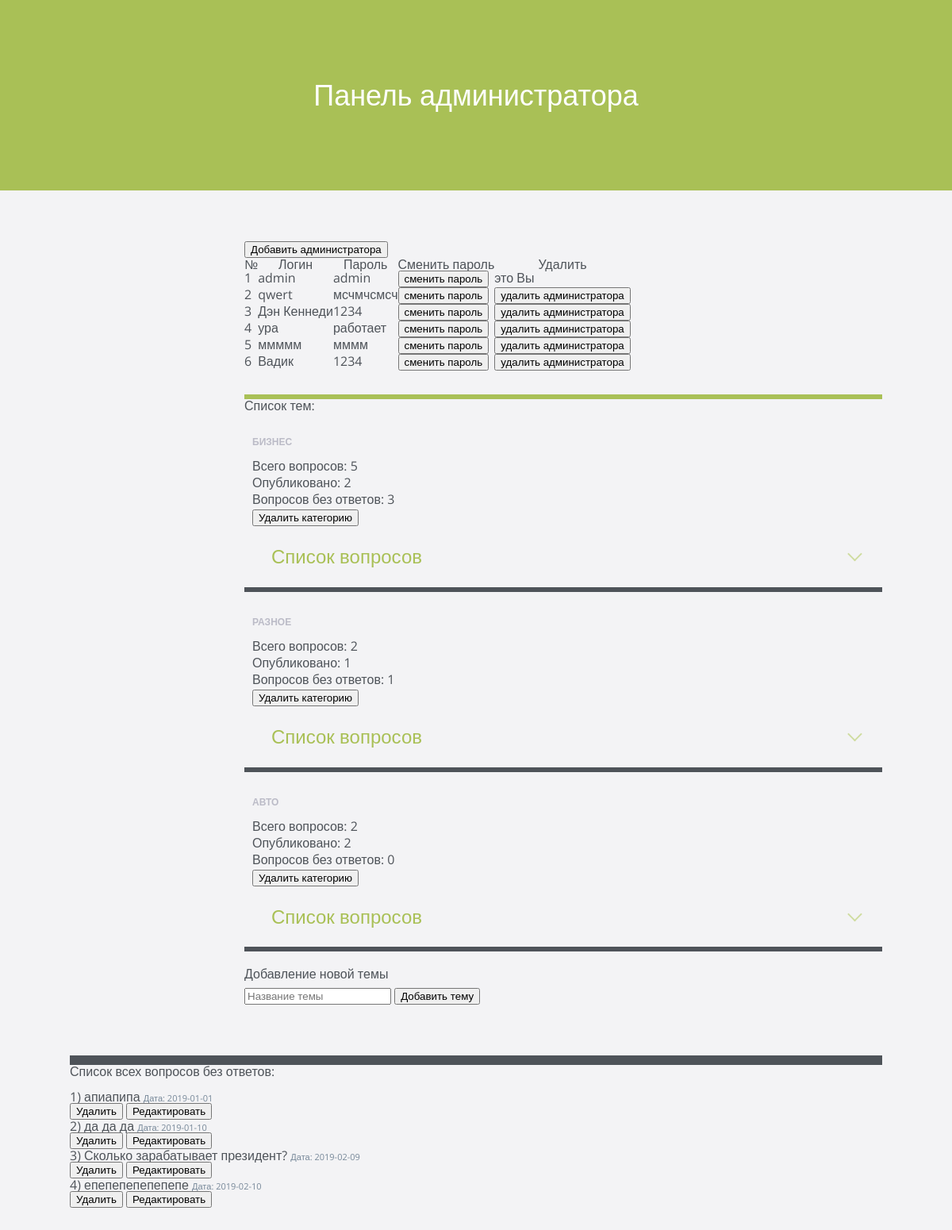
/controlPanel.php, run on the app's committed database.
### tables this page shows
CREATE TABLE IF NOT EXISTS `category` (
  `id` int(11) NOT NULL AUTO_INCREMENT,
  `category` varchar(255) NOT NULL,
  PRIMARY KEY (`id`)
);

CREATE TABLE IF NOT EXISTS `questions` (
  `id` int(11) NOT NULL AUTO_INCREMENT,
  `question` varchar(255) NOT NULL,
  `id_category` int(255) NOT NULL,
  `answered` int(11) NOT NULL,
  `userName` varchar(255) NOT NULL,
  `email` varchar(255) NOT NULL,
  `create_date` date DEFAULT NULL,
  `status` int(11) DEFAULT NULL,
  PRIMARY KEY (`id`)
);

### model/Users.php (called while the page is built, shortened)
<?php
class Users
{
    static $connect = null;
    public function newConnect()
    {
        self::$connect = connect::get();
    }
    public function getAdmins()
    {
        $sth = self::$connect->prepare('SELECT id,login,password FROM admins');
        $sth->execute();
        $resultAdmins = $sth->fetchAll(PDO::FETCH_ASSOC);
        return $resultAdmins;
    }
}

### model/Questions.php (called while the page is built, shortened)
<?php
class Questions
{
	static $connect = null;
	public function newConnect(){
		self::$connect = connect::get();
	}
    public function getCategoryes() {
		$sth = self::$connect->prepare('SELECT id, category FROM category');
		$sth->execute();
		$results = $sth->fetchAll(PDO::FETCH_ASSOC);
		return $results;
    }
    public function getNotAnsweredQuestions() {
        $sth = self::$connect->prepare('SELECT id, question, id_category, answered, userName, email, create_date, status FROM questions
                                          WHERE NOT(answered = 1)
                                        ORDER BY create_date');
        $sth->execute();
        $results = $sth->fetchAll(PDO::FETCH_ASSOC);
        return $results;
    }
    public function getQuestionsByCategory($category) {
        $sql ="SELECT id, question, id_category, answered, userName, email, create_date, status FROM questions
                WHERE id_category= :id_category ";
        $sth = self::$connect->prepare($sql);
        $sth->bindValue(':id_category', $category, PDO::PARAM_INT);
        $sth->execute();
        $results = $sth->fetchAll(PDO::FETCH_ASSOC);
        return $results;
    }
    public function getCountQuestion($category, $answered) {
    	$sql ="SELECT COUNT(*) as count
    			FROM questions
    			WHERE id_category = :id_category" . ($answered ? " AND answered = 1" :"");
    	$sth = self::$connect->prepare($sql);
    	$sth->bindValue(':id_category', $category, PDO::PARAM_INT);
		$sth->execute();
		$results = (int)$sth->fetch(PDO::FETCH_ASSOC)['count'];
		return $results;
    }
}

### templates/themes_table.php (the view, shortened to what this page needs)
<div class="line"></div>
<h2>Список тем: </h2>
<ul class="cd-faq-group">
    <?php
    foreach ($categoryes as $result => $value) {
        $group = $value['category'];
        $id_category = $value['id'];
        $countAll = $model->getCountQuestion($id_category, false);
        $countAnswered = $model->getCountQuestion($id_category,true);
        $countNotAnswered = $countAll - $countAnswered;
        ?>
        <div style="margin-left: 10px;">
            <form id="deleteCategory" action="controller.php" method="post">
                <li class="cd-faq-title"><?php echo "<h2>$group</h2>"; ?></li>
                <div style="margin-bottom: 5px;">
                    Всего вопросов: <?=$countAll;?>
                </div>
                <div style="margin-bottom: 5px;">
                    Опубликовано: <?=$countAnswered;?>
                </div>
                <div style="margin-bottom: 5px;">
                    Вопросов без ответов: <?=$countNotAnswered;?>
                </div>
                <input type="submit" value="Удалить категорию">
            </form>
            <a class="cd-faq-trigger" href="#0">Список вопросов</a>
                <?php
                $questions = $model->getQuestionsByCategory($id_category);
                ?>
        </div>
        <div class="line-hr"></div>
    <?php } ?>
</ul>
<div style="margin-top: 20px">
    <h2>Добавление новой темы</h2>
</div>
<div style="margin-top: 10px">
    <form id="categoryName" action="controller.php" method="POST" enctype="">
        <input type="text" name="categoryName" placeholder="Название темы" required>
        <input type="submit" value="Добавить тему">
    </form>
</div>

### templates/head.php (shortened to what this page needs)
<!doctype html>
<html lang="en" class="no-js">
<head>
	<link rel="stylesheet" href="css/reset.css">
	<link rel="stylesheet" href="css/style.css">
</head>
<body>
<header>
	<h1><?=$title?></h1>
</header>

### controlPanel.php (shortened to what this page needs)
<?php
include('model/Questions.php');
include('model/Users.php');
$model = new questions();
$model->newConnect();
$categoryes = $model->getCategoryes();
$users = new users();
$users->newConnect();
$resultAdmins = $users->getAdmins();
$title = "Панель администратора";
include "templates/head.php"
?>
<section class="cd-faq">
    <div class="cd-faq-items">
        <?php
            include "templates/users_table.php";
        ?>
    </div>
    <div class="cd-faq-items" style="margin-top: 30px;">
        <?php
            include "templates/themes_table.php";
        ?>
    </div>
</section>
<section class="cd-faq">
    <?php
        include "templates/answers_table.php";
    ?>
</section>
<?php
include "templates/foot.php";
?>

### templates/users_table.php (shortened to what this page needs)
<form action="addAdmin.php" method="post" enctype="">
    <input type="submit" name="newAdmin" value="Добавить администратора">
</form>
<table>
    <tr>
        <th>№</th>
        <th>Логин</th>
        <th>Пароль</th>
        <th>Сменить пароль</th>
        <th>Удалить</th>
    </tr>
<?php
$i = 1;
foreach ($resultAdmins as $key => $value) { ?>
    <tr>
        <td>
        <?php
        echo "$i";
        $i ++;
        ?>
        </td>
        <td><?php echo $value['login']; ?></td>
        <td><?php echo $value['password']; ?></td>
        <td>
        <form action="changePassword.php" method="get" enctype="">
            <input type="submit" value="сменить пароль">
        </form>
        </td>
        <td>
            <form id="deleteAdmin" action="controller.php" method="post">
            <?php
                if ($value['login'] === 'admin') {
                    echo 'это Вы';
                 }
                 else {
                     ?><input type="submit" value="удалить администратора">
             <?php } ?>
            </form>
        </td>
    </tr>
    <?php } ?>
</table>

### templates/answers_table.php (shortened to what this page needs)
<div class="line-hr"></div> <div class="line-hr"></div>
<h2>Список всех вопросов без ответов:</h2>
<br>
<?php
$allQuestions = $model->getNotAnsweredQuestions();
$i=0;
foreach ($allQuestions as $k=>$v) {
    $i++;?>
    <div>
        <?=$i?>) <?=$v['question']?>
        <span style="font-size: 11px; color:lightslategrey;">
                       Дата: <?=$v['create_date'];?>
                </span>
        <div>
            <form id="deleteQuestion" action="controller.php" method="post" style="display: inline-block">
                <input type="submit" value="Удалить">
            </form>
            <form action="editquestion.php" method="get" style="display: inline-block">
                <input type="submit" value="Редактировать">
            </form>
        </div>
    </div>
<?php } ?>

### templates/foot.php (shortened to what this page needs)
</body>
</html>

### css/style.css (style rules this page uses)
*, *::after, *::before { -webkit-box-sizing: border-box; -moz-box-sizing: border-box; box-sizing: border-box; }
*::after, *::before { content: ''; }
body { font-size: 100%; font-family: "Open Sans", sans-serif; color: #4e5359; background-color: #f3f3f5; }
body::after { position: fixed; top: 0; left: 0; width: 100%; height: 100%; background-color: rgba(78, 83, 89, 0.8); visibility: hidden; opacity: 0; -webkit-transition: opacity .3s 0s, visibility 0s .3s; -moz-transition: opacity .3s 0s, visibility 0s .3s; transition: opacity .3s 0s, visibility 0s .3s; }
@media only screen and (min-width: 768px) { body::after { display: none; } }
a { color: #a9c056; text-decoration: none; }
header { position: relative; height: 180px; line-height: 180px; text-align: center; background-color: #a9c056; }
header h1 { color: #ffffff; -webkit-font-smoothing: antialiased; -moz-osx-font-smoothing: grayscale; font-size: 20px; font-size: 1.25rem; }
@media only screen and (min-width: 1024px) { header { height: 240px; line-height: 240px; } }
@media only screen and (min-width: 1024px) { header h1 { font-size: 36px; font-size: 2.25rem; font-weight: 300; } }
.cd-faq { width: 90%; max-width: 1024px; margin: 2em auto; box-shadow: 0 1px 5px rgba(0, 0, 0, 0.1); }
.cd-faq:after { content: ""; display: table; clear: both; }
@media only screen and (min-width: 768px) { .cd-faq { position: relative; margin: 4em auto; box-shadow: none; } }
.cd-faq-items { position: fixed; height: 100%; width: 90%; top: 0; right: 0; background: #ffffff; padding: 0 5% 1em; overflow: auto; -webkit-overflow-scrolling: touch; z-index: 1; -webkit-backface-visibility: hidden; backface-visibility: hidden; -webkit-transform: translateZ(0) translateX(100%); -moz-transform: translateZ(0) translateX(100%); -ms-transform: translateZ(0) translateX(100%); -o-transform: translateZ(0) translateX(100%); transform: translateZ(0) translateX(100%); -webkit-transition: -webkit-transform .3s; -moz-transition: -moz-transform .3s; transition: transform .3s; }
@media only screen and (min-width: 768px) { .cd-faq-items { position: static; height: auto; width: 78%; float: right; overflow: visible; -webkit-transform: translateZ(0) translateX(0); -moz-transform: translateZ(0) translateX(0); -ms-transform: translateZ(0) translateX(0); -o-transform: translateZ(0) translateX(0); transform: translateZ(0) translateX(0); padding: 0; background: transparent; } }
@media only screen and (min-width: 1024px) { .cd-faq-items { float: none; width: 100%; padding-left: 220px; } }
.cd-faq-group { display: none; }
.cd-faq-group .cd-faq-title { background: transparent; box-shadow: none; margin: 1em 0; }
.cd-faq-group .cd-faq-title h2 { text-transform: uppercase; font-size: 12px; font-size: 0.75rem; font-weight: 700; color: #bbbbc7; }
@media only screen and (min-width: 768px) { .cd-faq-group { display: block; } }
@media only screen and (min-width: 768px) { .cd-faq-group .cd-faq-title { margin: 2em 0 1em; } }
.cd-faq-trigger { position: relative; display: block; margin: 1.6em 0 .4em; line-height: 1.2; }
@media only screen and (min-width: 768px) { .cd-faq-trigger { font-size: 24px; font-size: 1.5rem; font-weight: 300; margin: 0; padding: 24px 72px 24px 24px; } }
@media only screen and (min-width: 768px) { .cd-faq-trigger::before, .cd-faq-trigger::after { position: absolute; right: 24px; top: 50%; height: 2px; width: 13px; background: #cfdca0; -webkit-backface-visibility: hidden; backface-visibility: hidden; -webkit-transition-property: -webkit-transform; -moz-transition-property: -moz-transform; transition-property: transform; -webkit-transition-duration: 0.2s; -moz-transition-duration: 0.2s; transition-duration: 0.2s; } }
@media only screen and (min-width: 768px) { .cd-faq-trigger::before { -webkit-transform: rotate(45deg); -moz-transform: rotate(45deg); -ms-transform: rotate(45deg); -o-transform: rotate(45deg); transform: rotate(45deg); right: 32px; } }
@media only screen and (min-width: 768px) { .cd-faq-trigger::after { -webkit-transform: rotate(-45deg); -moz-transform: rotate(-45deg); -ms-transform: rotate(-45deg); -o-transform: rotate(-45deg); transform: rotate(-45deg); } }
.line { margin: 0; padding: 0; border: 0; border: solid #a9c056 3px; }
.line-hr { margin: 0; padding: 0; border: 0; border: solid #4e5359 3px; }

### data on the page
category: category "БИЗНЕС", countAll "5", countAnswered "2", countNotAnswered "3"
category: category "РАЗНОЕ", countAll "2", countAnswered "1", countNotAnswered "1"
category: category "АВТО", countAll "2", countAnswered "2", countNotAnswered "0"
questions: question "апиапипа", create_date "2019-01-01"
questions: question "да да да", create_date "2019-01-10"
questions: question "Сколько зарабатывает президент?", create_date "2019-02-09"
questions: question "епепепепепепепе", create_date "2019-02-10"

### other printed values
$title "Панель администратора"
$value['login'] "admin"
$value['password'] "admin"
$value['login'] "qwert"
$value['password'] "мсчмчсмсч"
$value['login'] "Дэн Кеннеди"
$value['password'] "1234"
$value['login'] "ура"
$value['password'] "работает"
$value['login'] "ммммм"
$value['password'] "мммм"
$value['login'] "Вадик"
